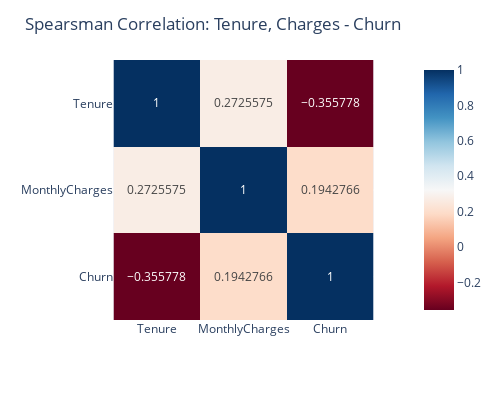

Notebook code cell kept with this figure:
### Code cell
excluded = ['Tenure','MonthlyCharges']
df_nr = x_train[excluded]
df_nr = x_train[excluded].assign(Churn=y_train)
corr_matrix = df_nr.corr(method='spearman') # Tenure - ordinal variable
fig = px.imshow(corr_matrix, color_continuous_scale="RdBu",text_auto=True) # Plot the correlation matrix as a heatmap
fig.update_layout(title="Spearsman Correlation: Tenure, Charges - Churn",width=500,height=400)
fig.show()

### Figure 1 — Plotly figure (JSON) as saved in the notebook; plotly's stock layout.template omitted (floating-point values rounded to 4 significant figures)
{"data": [{"coloraxis": "coloraxis", "hovertemplate": "x: %{x}<br>y: %{y}<br>color: %{z}<extra></extra>", "name": "0", "texttemplate": "%{z}", "type": "heatmap", "x": ["Tenure", "MonthlyCharges", "Churn"], "xaxis": "x", "y": ["Tenure", "MonthlyCharges", "Churn"], "yaxis": "y", "z": [[1, 0.2726, -0.3558], [0.2726, 1, 0.1943], [-0.3558, 0.1943, 1]]}], "layout": {"coloraxis": {"colorscale": [[0, "rgb(103,0,31)"], [0.1, "rgb(178,24,43)"], [0.2, "rgb(214,96,77)"], [0.3, "rgb(244,165,130)"], [0.4, "rgb(253,219,199)"], [0.5, "rgb(247,247,247)"], [0.6, "rgb(209,229,240)"], [0.7, "rgb(146,197,222)"], [0.8, "rgb(67,147,195)"], [0.9, "rgb(33,102,172)"], [1, "rgb(5,48,97)"]]}, "height": 400, "margin": {"t": 60}, "title": {"text": "Spearsman Correlation: Tenure, Charges - Churn"}, "width": 500, "xaxis": {"anchor": "y", "constrain": "domain", "domain": [0, 1], "scaleanchor": "y"}, "yaxis": {"anchor": "x", "autorange": "reversed", "constrain": "domain", "domain": [0, 1]}}}
